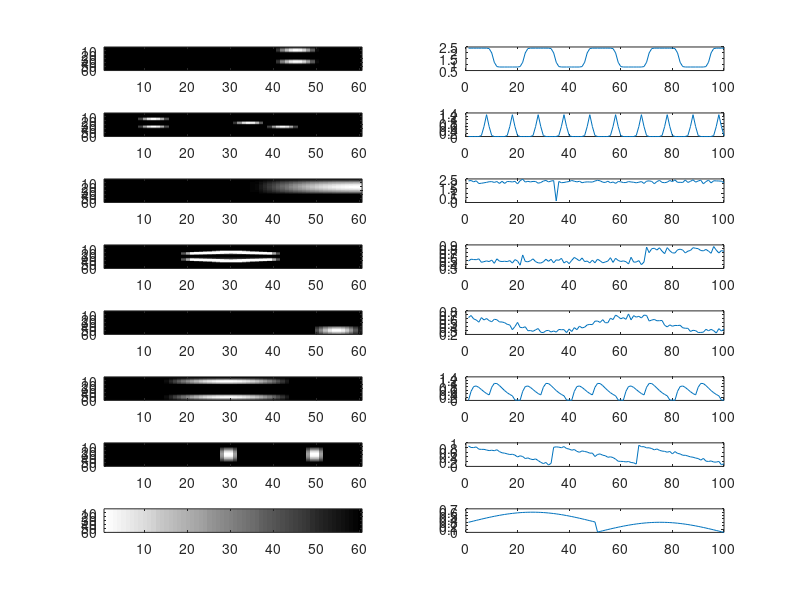

This chart was generated by the following MATLAB code:
clear all;
close all;
xdim=60;
ydim=60;
xy_dim=xdim*ydim;
timeset=100;
num_sources=8;
figure;
%*  *   *   *   *   *   *   *   *   *   *   *   *   *   *
%Source 1
%*  *   *   *   *   *   *   *   *   *   *   *   *   *   *

pd1=2;
pd2=3;
w=[0:2*pi/(xdim-1):2*pi];
S1=sin(pd1.*w')*sin(pd2.*w);
image(100*S1); 
S1n=zeros(60,60);
for j=41:50
    for k=31:45
        S1n(k,j)=S1(k,j);
    end;
    for k=1:15
        S1n(k,j)=S1(k,j);
    end;
end;
S1=S1n;

    phase = (rand(xdim)*20-10)/180*pi;
cS1 = S1.*exp(i*phase);

subplot(num_sources,2,1);
imagesc(S1); 
colormap gray;

%*  *   *   *   *   *   *   *   *   *   *   *   *   *   *
%Source 2
%*  *   *   *   *   *   *   *   *   *   *   *   *   *   *

pd1=3;
pd2=4;
w=[0:2*pi/(xdim-1):2*pi];
S2=sin(pd1.*w')*sin(pd2.*w);
S2n=zeros(60,60);
for k=11:20
    for j=9:15
        S2n(k,j)=S2(k,j);
    end;
end;
for k=31:40
    for j=9:15
        S2n(k,j)=S2(k,j);
    end;
end;
for k=21:30
    for j=31:37
        S2n(k,j)=S2(k,j);
    end;
end;
S2n=S2n+0.5;
S2=S2n;
A=S2(11:20, 9:15);
S2(31:40, 39:45)=A;

    phase = (rand(xdim)*20-10)/180*pi;

S2 = S2-0.5;
cS2 = S2.*exp(i*phase);

subplot(num_sources,2,3);
imagesc(S2);
colormap gray;

%*  *   *   *   *   *   *   *   *   *   *   *   *   *   *
%Source 3
%*  *   *   *   *   *   *   *   *   *   *   *   *   *   *
pd1=0.5;
pd2=0.4;
w=[0:3*pi/(xdim-1):3*pi];
S3=sin(pd1.*w')*cos(pd2.*w);
temp=zeros(60,60);
temp(1:38,1:26)=S3(1:38,1:26);
S3=fliplr(temp);

    phase = (rand(xdim)*20-10)/180*pi;

S3 = abs(S3);
cS3 = S3.*exp(i*phase);

subplot(num_sources,2,5),imagesc(S3);colormap gray;

%*  *   *   *   *   *   *   *   *   *   *   *   *   *   *
%Source 4
%*  *   *   *   *   *   *   *   *   *   *   *   *   *   *

S4 = zeros(60,60);

cnt=1;
for k=20-cnt:-1:16
    for j=20+cnt:40-cnt
        S4(k,j)=0.25;
    end
    cnt=cnt+2;
end
cnt=1;
for j=20:40
    for k=25:-1:20
       S4(k,j)=0.25;
    end
end 
for k=22+cnt:1:25
    for j=30-cnt:30+cnt
        S4(k,j)=S4(k,j)-0.20;
    end
    cnt=cnt+3;
end
cnt=1;
 for k=40+cnt:1:44
    for j=20+cnt:40-cnt
        S4(k,j)=-0.25;
    end
    cnt=cnt+2;
end       
 cnt=1;
for j=20:40
    for k=40:-1:34
       S4(k,j)=-0.25;
    end
end 
for k=38-cnt:-1:34
    for j=30-cnt:30+cnt
        S4(k,j)=S4(k,j)+0.20;
    end
    cnt=cnt+3;
end       

S_4=zeros(60,60);
for k=2:59
    for j=2:59
        for s=1:3
            for t=1:3
                S_4(k,j)=S_4(k,j)+S4(k-2+s,j-2+t);
                t=t+1;
            end
            s=s+1;
        end
    end
end

S4=S_4;
S4 = abs(S4);
    phase = (rand(xdim)*20-10)/180*pi;
cS4 = S4.*exp(i*phase);

subplot(num_sources,2,7);
imagesc(S4);
colormap gray; 

%*  *   *   *   *   *   *   *   *   *   *   *   *   *   *
%Source 5
%*  *   *   *   *   *   *   *   *   *   *   *   *   *   *
pd1=.5;
pd2=.9;
w=[0:4*pi/(xdim-1):4*pi];
t3=sin(pd1.*w')*sin(pd2.*w);
test=t3(33:57,35:50);
B=imresize(test,[21 11], 'bilinear');
S5=zeros(60,60);

S5(40:60,50:60)=-5*B;
    phase = (rand(xdim)*20-10)/180*pi;

S5 = abs(S5);
cS5 = S5.*exp(i*phase);

subplot(num_sources,2,9);
imagesc(S5);
colormap gray;

%*  *   *   *   *   *   *   *   *   *   *   *   *   *   *
%Source 6
%*  *   *   *   *   *   *   *   *   *   *   *   *   *   *
pd1=.5;
pd2=.9;
w=[0:4*pi/(xdim-1):4*pi];
S6=sin(pd1.*w')*sin(pd2.*w);
S6(:,1:33)=0;
S6(:,51:end)=0;
S6=rot90(rot90(S6));
s6=zeros(60,60);
s6(15:44,1:20)=S6(31:60,11:30);
s6(15:44,41:60)=S6(31:60,11:30);
s6=rot90(s6);
S6=s6;

    phase = (rand(xdim)*20-10)/180*pi;
cS6 = S6.*exp(i*phase);

subplot(num_sources,2,11),imagesc(S6);
colormap gray;

%*  *   *   *   *   *   *   *   *   *   *   *   *   *   *
%Source 7
%*  *   *   *   *   *   *   *   *   *   *   *   *   *   *

S7 = zeros(60,60);
a=[0:pi/5:pi];
b=[0:pi/40:pi];
c = sin(b')*sin(a);
S7(10:50,27:32) = c;
S7(10:50,47:52) = c;

    phase = (rand(xdim)*20-10)/180*pi;
cS7 = S7.*exp(i*phase);

subplot(num_sources,2,13),imagesc(S7);
colormap gray;

%*  *   *   *   *   *   *   *   *   *   *   *   *   *   *
%Source 8
%*  *   *   *   *   *   *   *   *   *   *   *   *   *   *

S8=zeros(60,60);
for j=59:-1:1
    for k=1:60
        S8(k,j)=S8(k,j+1)+1/60;
    end;
end;

    phase = (rand(xdim)*20-10)/180*pi;
cS8 = S8.*exp(i*phase);

subplot(num_sources,2,15);
imagesc(S8);
colormap gray;


S(1,:)=reshape(S1,1,xy_dim);
cS(1,:)=reshape(cS1,1,xy_dim);

S(2,:)=reshape(S2,1,xy_dim);
cS(2,:)=reshape(cS2,1,xy_dim);

S(3,:)=reshape(S3,1,xy_dim);
cS(3,:)=reshape(cS3,1,xy_dim);

S(4,:)=reshape(S4,1,xy_dim);
cS(4,:)=reshape(cS4,1,xy_dim);

S(5,:)=reshape(S5,1,xy_dim);
cS(5,:)=reshape(cS5,1,xy_dim);

S(6,:)=reshape(S6,1,xy_dim);
cS(6,:)=reshape(cS6,1,xy_dim);

S(7,:)=reshape(S7,1,xy_dim);
cS(7,:)=reshape(cS7,1,xy_dim);

S(8,:)=reshape(S8,1,xy_dim);
cS(8,:)=reshape(cS8,1,xy_dim);

%*  *   *   *   *   *   *   *   *   *   *   *   *   *   *
%*  *   *                                       *   *   *
%*  *   *                                       *   *   *
%               create timecourses:
%*  *   *                                       *   *   *
%*  *   *                                       *   *   *
%*  *   *   *   *   *   *   *   *   *   *   *   *   *   *
%spike_col               = zeros([timeset 1]);
rand_col                = zeros([timeset 1]);  %Time course 5
rand_plus_constant_col  = zeros([timeset 1]);  %Time course 4
sin_col                 = zeros([timeset 1]);  %Time course 3
a_col                   = ones([timeset+20 1]);%Time course 1
derivative_col          = zeros([1 timeset+1]);%Time course 2
constant                =0.25;

%Time course 1
a_col_n = ones([timeset+20 1]);
for k=1:2:10
a_col_n(12*k+1:12*k+12)=-1;
end
x = (1:1:12);
y = normpdf(x,6,0.8);
y=y';
z=conv(a_col_n,y);
for k=1:100
alternating_col_new(k)=z(k+7);
end

for k=1:2:12
a_col(10*k+1:10*k+10)=-1;
end

x = (1:1:12);
y = normpdf(x,6,0.8);
y=y';
z=conv(a_col,y);
for k=1:timeset
alternating_col(k)=z(k+7);
end


%Time course 2
alternating_col=alternating_col';
for k=1:timeset
d(k)=alternating_col(k);
end
d(1,101)=z(108,1);
dif=diff(d);
derivative_col=dif';

%Time course 3
w_col= [0:2*pi/(timeset-1):2*pi];
sin_col= sin(w_col');
tmp=zeros(size(sin_col));
tmp(1:50,:)=sin_col(1:50,1);
tmp(51:100,:)=sin_col(51:100,1)-1;
sin_col=tmp;

% Time course 4
rand_plus_constant_col  = 0.5 + 0.05* randn([timeset 1]);
rand_plus_constant_col(timeset-30:timeset)=rand_plus_constant_col(timeset-30:timeset)+constant; 

%Time course 5
rand_col  = 0.75 + 0.07* randn([timeset 1]);

%Time Course 6
triangle_col=zeros(100,1);
count=0;
for k=1:100
    value=count/10+ 0.05* randn;
    triangle_col(k,1)=value;
    count=count+1;
    count=mod(count,10);
end
triangle_col=(-1)*triangle_col+1;

t=1:1:20;
x = (0.01:0.1:10);
p  = fpdf(x,5,20);
x1=zeros(1,20);
j=1;
for k=1: 20
x1(1,k)=p(1,j);
j=j+2;
end;
t=1:1:100;
x2=zeros(1,100);
c=0;
for k=1:5
    for j=1:20
        x2(1,j+c)=x1(1,j);
    end;
    c=c+20;
end;
t=zeros(1,100);
t(1,1:20)=x2(1,1:20);
t(1,9:18)=t(1,9:18)+x2(1,21:30);
t(1,21:40)=t(1,1:20);
t(1,41:60)=t(1,1:20);
t(1,61:80)=t(1,1:20);
t(1,81:100)=t(1,1:20);

%Time Course 7
exponential_col=zeros(100,1);
for k=1:100
    exponential_col(k,1)=k^2/7000;
end
    exponential_col(1:33,1) = exponential_col(67:99,1);
    exponential_col(34:66,1) = exponential_col(67:99,1);
    exponential_col(:,1) = exponential_col(:,1) + 0.03*randn(100,1);

%Time Course 8
spike_col=zeros(1,100);
spike_col= 0.2 + 0.1* randn([timeset 1]);
A=23;
spike_col(35,1)=spike_col(35,1)-2;

%populate W with columns we have created
W(:,1)=(alternating_col_new'+2)*0.8;
W(:,2)=abs(derivative_col)*1.3;
W(:,3)=spike_col+2;
W(:,4)=rand_plus_constant_col;
W(:,5)=(rand_col+0.3*cos(0.05*[1:2:200]'))*0.6;
W(:,6)=t'*1.2;
W(:,7)=(-1)*exponential_col+1.5;
W(:,8)=0.3*flipud(abs(sin_col));

ph = 0.05;
for j = 1:8
    cW(:,j)=W(:,j).*exp(i*ph*W(:,j));
end


subplot(num_sources,2,2);   plot(1:timeset, W(:,1)); 
subplot(num_sources,2,4);   plot(1:timeset, W(:,2));
subplot(num_sources,2,6);   plot(1:timeset,W(:,3));
subplot(num_sources,2,8);  plot(1:timeset,W(:,4));
subplot(num_sources,2,10);  plot(1:timeset, W(:,5));
subplot(num_sources,2,12);   plot(1:timeset,W(:,6));
subplot(num_sources,2,14);  plot(1:timeset,W(:,7));
subplot(num_sources,2,16);  plot(1:timeset, W(:,8));

% calculation of complex kurtosis
%for k = 1:8
%    ckurt(k) = kurtc(cS(k,:));
%end

cX = cW*cS;
     
%save('complex_data','cXN','cS','S','ckurt','W','cW');
